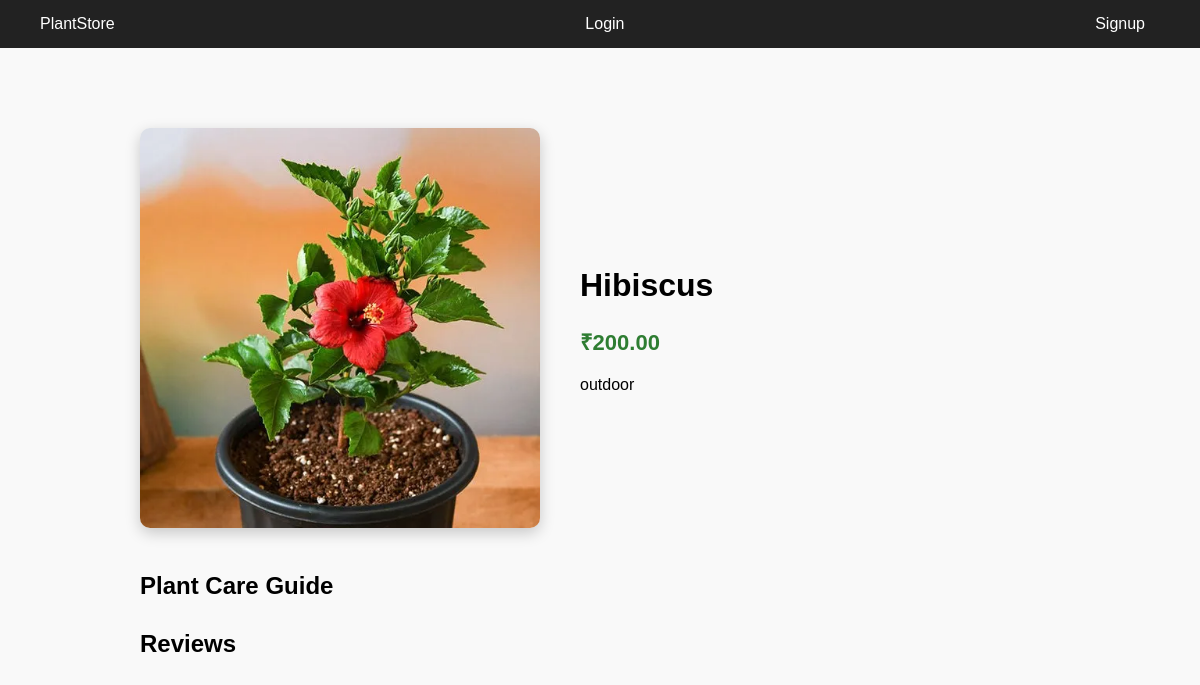
Screenshot of /plant/6/ with the database file from the repository.
### shop/models.py (models this page shows, shortened)
class Plant(models.Model):
    name = models.CharField(max_length=200)
    price = models.DecimalField(max_digits=8, decimal_places=2)
    description = models.TextField()
    image = models.ImageField(upload_to='plants/')
    stock = models.IntegerField()

### shop/views.py (the view, shortened to what this page needs)
# urls.py: path('plant/<int:id>/', views.plant_detail, name='plant_detail'),
def plant_detail(request, id):
    plant = get_object_or_404(Plant, id=id)
    reviews = Review.objects.filter(plant=plant)
    care = PlantCare.objects.filter(plant=plant).first()
    return render(request, 'plant_detail.html', {
        'plant': plant,
        'reviews': reviews,
        'care': care
    })

### templates/plant_detail.html (shortened to what this page needs)
{% extends "base.html" %}
{% block content %}
<div class="plant-detail">
<div class="plant-top">
<div class="plant-image">
<img src="{{ plant.image.url }}">
</div>
<div class="plant-info">
<h1>{{ plant.name }}</h1>
<p class="plant-price">₹{{ plant.price }}</p>
<p class="plant-description">
{{ plant.description }}
</p>
</div>
</div>
<h2 class="section-title">Plant Care Guide</h2>
<h2 class="section-title">Reviews</h2>
</div>
{% endblock %}

### static/css/style.css (style rules this page uses)
body { font-family: Arial; margin:0; background:#f5f5f5; }
body { margin:0; font-family:Arial; text-decoration:none; }
body { font-family:Arial; margin:0; background:#f9f9f9; }
.plant-detail { max-width:1000px; margin:auto; padding:40px; }
.plant-top { display:flex; gap:40px; align-items:center; margin-bottom:40px; }
.plant-image img { width:400px; border-radius:10px; box-shadow:0 5px 15px rgba(0,0,0,0.2); }
.plant-info h1 { font-size:32px; margin-bottom:10px; }
.plant-price { font-size:22px; color:#2e7d32; font-weight:bold; margin-bottom:10px; }
.plant-description { line-height:1.6; }
.section-title { margin-top:30px; margin-bottom:15px; }

### rows the page displays
Plant: image (picture), name "Hibiscus", price "200.00", description "outdoor"
